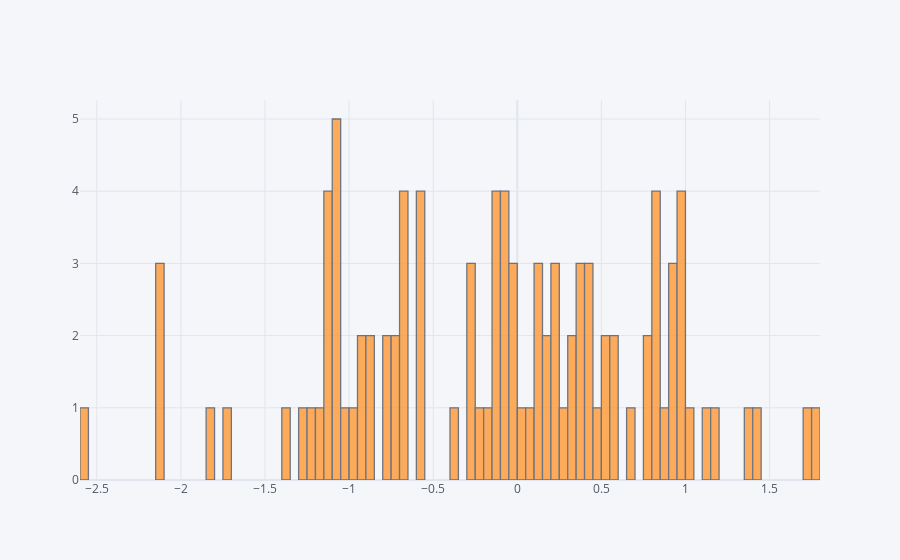

Here is the notebook cell this chart was saved with:
### Code cell
df['A'].iplot(kind='hist',bins=100) #histrograma

### Figure 1 — Plotly figure (JSON) as saved in the notebook; plotly's stock layout.template omitted (floating-point values rounded to 4 significant figures)
{"data": [{"histfunc": "count", "histnorm": "", "marker": {"color": "rgba(255, 153, 51, 1.0)", "line": {"color": "#4D5663", "width": 1.3}}, "name": "A", "nbinsx": 100, "opacity": 0.8, "orientation": "v", "type": "histogram", "x": [0.5595, 1.375, -1.07, 0.1244, 1.794, -1.072, -1.269, 0.5939, 0.7622, -0.05118, 0.2951, -1.019, 0.7546, -1.141, 0.03526, 1.152, -0.5724, -0.2033, -0.0007773, -0.1418, 0.9017, -0.1171, -1.136, -0.6502, -1.717, 0.231, 0.3141, -2.112, -0.06765, -0.7471, -1.084, 0.3825, 0.8212, -1.104, 0.4008, 0.8007, -0.5651, 0.1146, -0.1344, 1.709, -0.9479, 0.1595, 1.006, 0.3246, 0.06564, -2.126, -0.2893, -0.2731, -0.1038, -1.236, 0.5063, -0.6523, -0.5759, -1.386, 1.147, 0.5394, 0.8382, -0.9208, 1.421, 0.9452, 0.1833, -0.9726, 0.4845, 0.3772, 0.4243, 0.8032, 0.9847, -0.3876, -0.5705, -0.01909, -0.6992, 0.3882, -0.6927, 0.6563, 0.1066, -0.07606, 0.8738, -2.597, -1.817, -1.114, -0.03003, -0.1795, -0.292, -0.7102, 0.2079, 0.2288, 0.9567, -0.7684, -0.8794, 0.4339, -1.063, 0.9129, -0.8826, 0.9684, -0.09131, -0.7822, 0.9683, -1.172, -1.086, -2.123]}], "layout": {"autosize": true, "barmode": "overlay", "legend": {"bgcolor": "#F5F6F9", "font": {"color": "#4D5663"}}, "paper_bgcolor": "#F5F6F9", "plot_bgcolor": "#F5F6F9", "title": {"font": {"color": "#4D5663"}}, "xaxis": {"autorange": true, "gridcolor": "#E1E5ED", "range": [-2.6, 1.8], "showgrid": true, "tickfont": {"color": "#4D5663"}, "title": {"font": {"color": "#4D5663"}, "text": ""}, "type": "linear", "zerolinecolor": "#E1E5ED"}, "yaxis": {"autorange": true, "gridcolor": "#E1E5ED", "range": [0, 5.263], "showgrid": true, "tickfont": {"color": "#4D5663"}, "title": {"font": {"color": "#4D5663"}, "text": ""}, "zerolinecolor": "#E1E5ED"}}}
